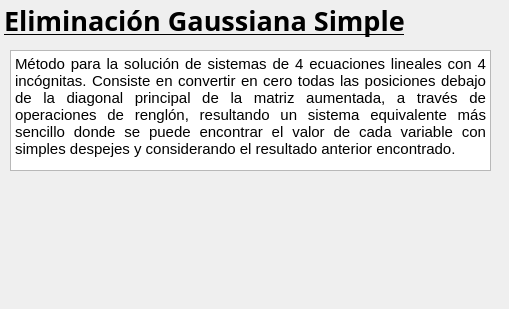
    <widget class="QWidget" name="page_4">
     <widget class="QLabel" name="label_4">
      <property name="geometry">
       <rect>
        <x>4</x>
        <y>0</y>
        <width>491</width>
        <height>41</height>
       </rect>
      </property>
      <property name="font">
       <font>
        <family>Cilica</family>
        <pointsize>20</pointsize>
        <weight>75</weight>
        <bold>true</bold>
        <underline>true</underline>
       </font>
      </property>
      <property name="styleSheet">
       <string notr="true"/>
      </property>
      <property name="text">
       <string>Eliminación Gaussiana Simple</string>
      </property>
     </widget>
     <widget class="QTextBrowser" name="textBrowser_3">
      <property name="geometry">
       <rect>
        <x>10</x>
        <y>50</y>
        <width>481</width>
        <height>121</height>
       </rect>
      </property>
      <property name="styleSheet">
       <string notr="true">background-image: url(:/MM/BKGGrey.png);</string>
      </property>
      <property name="html">
       <string>&lt;!DOCTYPE HTML PUBLIC &quot;-//W3C//DTD HTML 4.0//EN&quot; &quot;http://www.w3.org/TR/REC-html40/strict.dtd&quot;&gt;
&lt;html&gt;&lt;head&gt;&lt;meta name=&quot;qrichtext&quot; content=&quot;1&quot; /&gt;&lt;style type=&quot;text/css&quot;&gt;
p, li { white-space: pre-wrap; }
&lt;/style&gt;&lt;/head&gt;&lt;body style=&quot; font-family:'MS Shell Dlg 2'; font-size:8.25pt; font-weight:400; font-style:normal;&quot;&gt;
&lt;p align=&quot;justify&quot; style=&quot; margin-top:0px; margin-bottom:0px; margin-left:0px; margin-right:0px; -qt-block-indent:0; text-indent:0px;&quot;&gt;&lt;span style=&quot; font-size:11pt; color:#000000;&quot;&gt;Método para la solución de sistemas de 4 ecuaciones lineales con 4 incógnitas. Consiste en convertir en cero todas las posiciones debajo de la diagonal principal de la matriz aumentada, a través de operaciones de renglón, resultando un sistema equivalente más sencillo donde se puede encontrar el valor de cada variable con simples despejes y considerando el resultado anterior encontrado.&lt;/span&gt;&lt;/p&gt;&lt;/body&gt;&lt;/html&gt;</string>
      </property>
     </widget>
     <widget class="QLabel" name="label_21">
      <property name="geometry">
       <rect>
        <x>10</x>
        <y>170</y>
        <width>481</width>
        <height>110</height>
       </rect>
      </property>
      <property name="styleSheet">
       <string notr="true">background-image: url(:/MM/BKGWhite.png);</string>
      </property>
      <property name="text">
       <string/>
      </property>
      <property name="pixmap">
       <pixmap resource="imagenes.qrc">:/MM/03 EGS.gif</pixmap>
      </property>
      <property name="scaledContents">
       <bool>true</bool>
      </property>
     </widget>
     <widget class="QLabel" name="label_26">
      <property name="geometry">
       <rect>
        <x>0</x>
        <y>0</y>
        <width>500</width>
        <height>300</height>
       </rect>
      </property>
      <property name="text">
       <string/>
      </property>
      <property name="pixmap">
       <pixmap resource="imagenes.qrc">:/MM/00 Main BG3.png</pixmap>
      </property>
      <property name="scaledContents">
       <bool>true</bool>
      </property>
     </widget>
     <zorder>label_26</zorder>
     <zorder>label_4</zorder>
     <zorder>textBrowser_3</zorder>
     <zorder>label_21</zorder>
    </widget>
